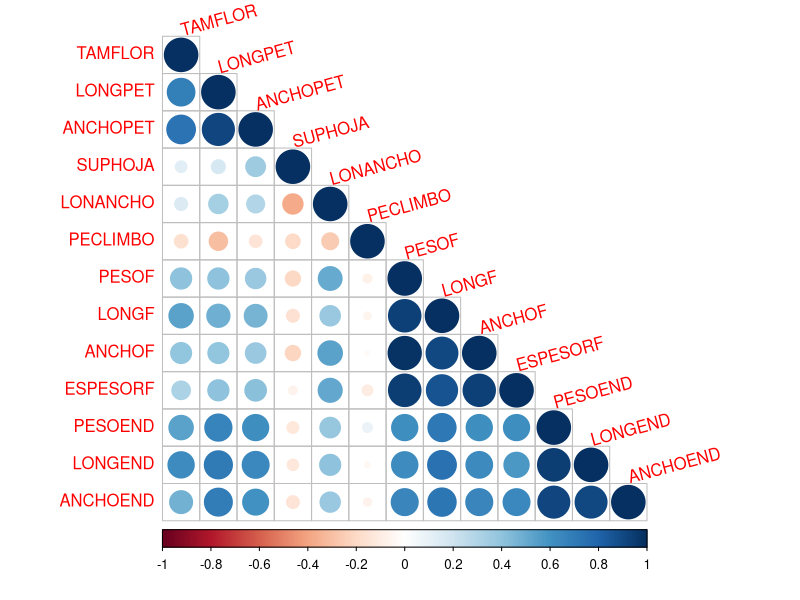
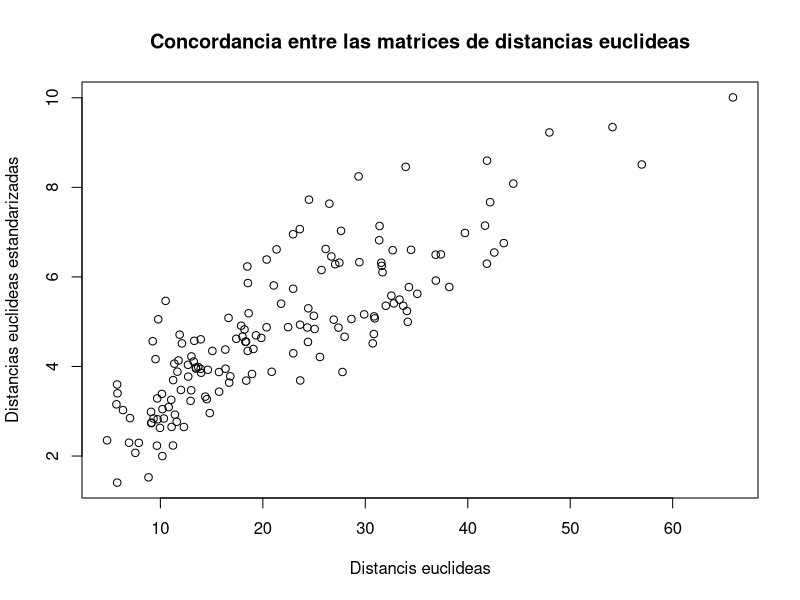
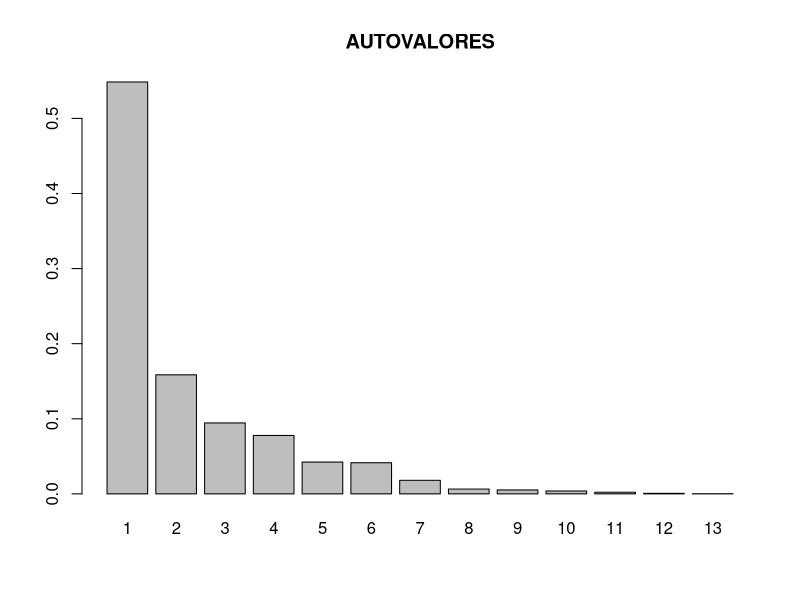
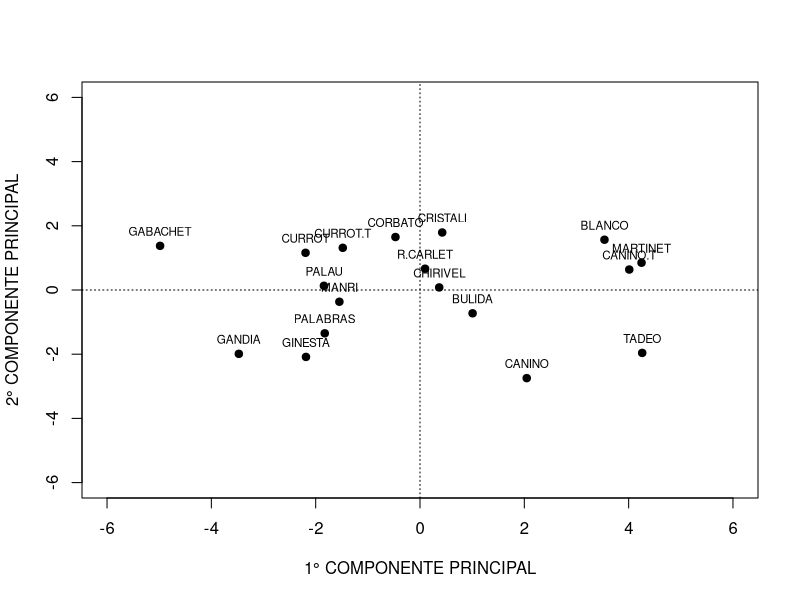
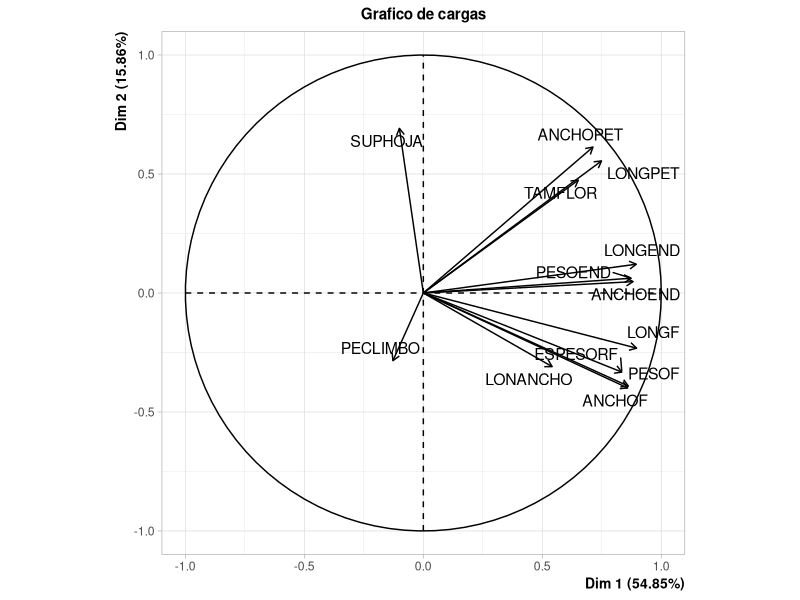
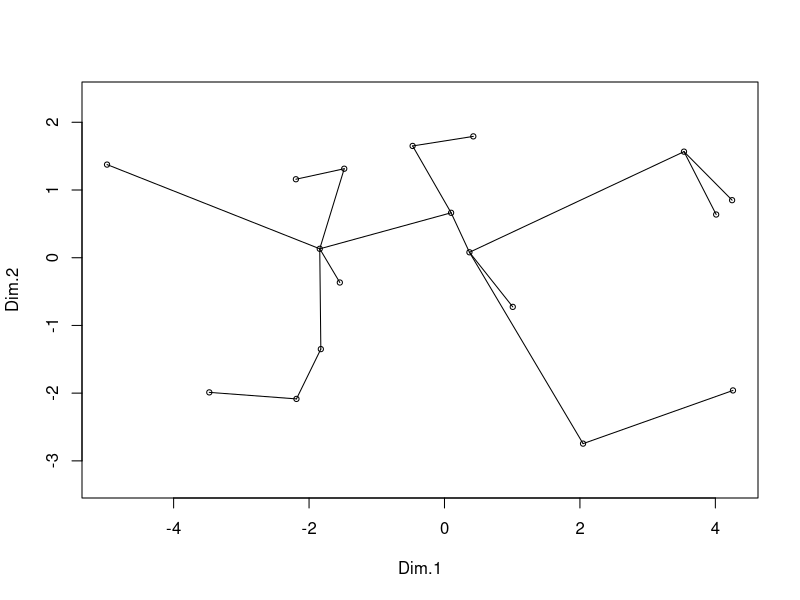
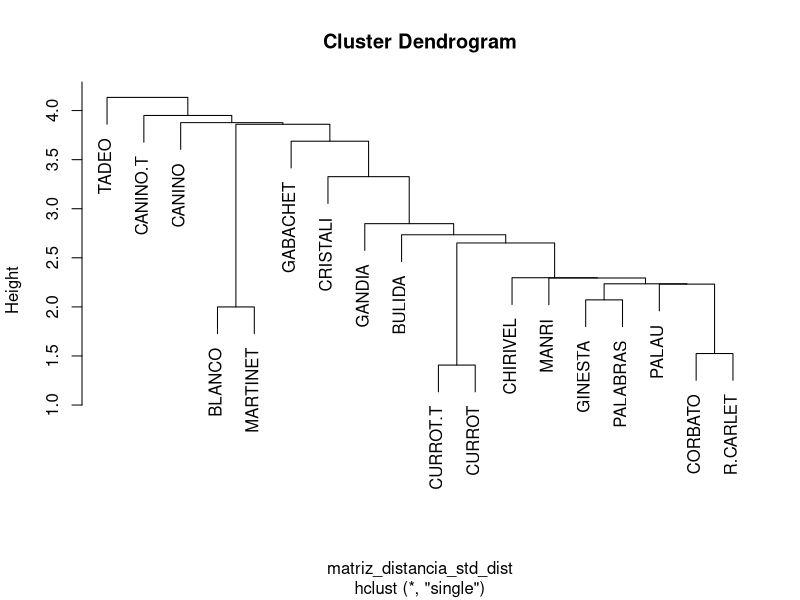
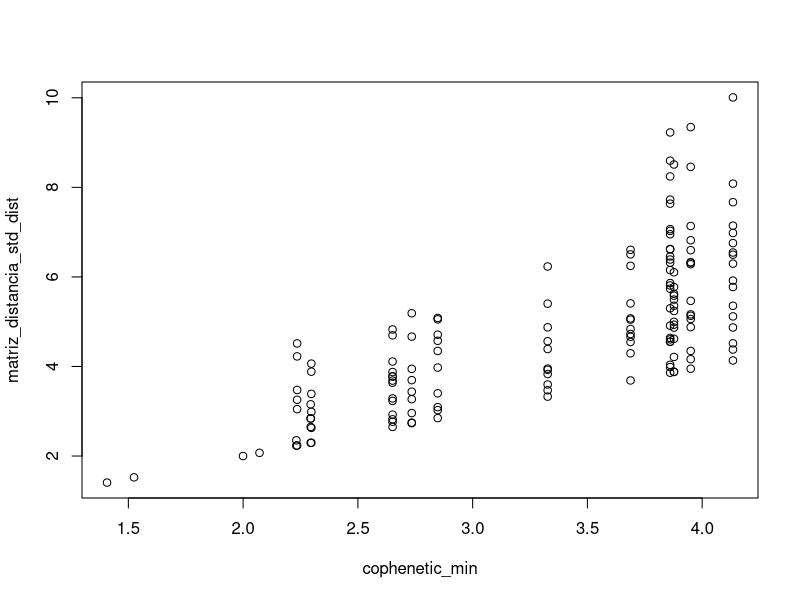

Generate these figures, in order, with R:
## ---- chunk 1
knitr::opts_chunk$set(echo = TRUE, message = FALSE, warning = FALSE)
## ---- chunk 2
library(FactoMineR)
library(kableExtra)
library(tidyverse)
## ---- chunk 3
datos <- read_csv2(here::here("data", "raw", "DAMASCO.csv"))
## ---- chunk 4
glimpse(datos)
## ---- chunk 5
datos %>% 
    select(-VAR) %>% 
    summarise_all(mean) %>% 
    round(1) %>% 
    kable() %>% 
    kable_styling(font_size = 12) %>% 
    kable_classic_2()
## ---- chunk 6
datos %>% 
    select(-VAR) %>%  
    cov() %>%  
    round(1) %>% 
    kable() %>% 
    kable_styling(font_size = 12) %>% 
    kable_classic_2() 
## ---- chunk 7
datos %>% select(-VAR) %>%
    summarise_all(function(x) sd(x) / mean(x)) %>% 
    pivot_longer(cols = everything(), names_to = "VAR", values_to = "CV") %>% 
    arrange(desc(CV)) %>% 
    mutate(CV = round(CV, 1)) %>%
    kable() %>% 
    kable_styling(font_size = 12) %>% 
    kable_classic_2()
## ---- chunk 8
# No utilizamos la primer columna
datos_std = scale(datos[-1])
## ---- chunk 9
datos_std %>%
    as_tibble() %>% 
    summarise_all(function(x) sd(x, na.rm=TRUE) /  mean(x, na.rm=TRUE)) %>% 
    round(1)
## ---- chunk 10
datos %>% 
    select(-VAR) %>%
    cor() %>% 
    round(1)  %>% 
    kable() %>% 
    kable_styling(font_size = 12)%>% 
    kable_classic_2()
## ---- chunk 11
datos%>%
    select(-VAR) %>%
    cor() %>%
    corrplot::corrplot(
      method = "circle", 
      type = "lower", 
      tl.srt = 15
    )
## ---- chunk 12
dist <- data.frame(datos[-1])
rownames(dist) <- datos$VAR

matriz_distancia <- dist %>% 
    dist(method = "euclidean", diag = TRUE, upper = TRUE) %>% 
    as.matrix()

 matriz_distancia %>% 
    round(1) %>% 
    kable() %>% 
    kable_styling(font_size = 8) %>% 
    kable_classic_2()
## ---- chunk 13
matriz_distancia_df <- data.frame(
  "var1" = rep(colnames(matriz_distancia), each = ncol(matriz_distancia)), 
  "var2" = rep(colnames(matriz_distancia), ncol(matriz_distancia)),
  "distancia" = c(matriz_distancia)
)

matriz_distancia_df %>%
    filter(
      rep(
          1:ncol(matriz_distancia),
          each = ncol(matriz_distancia)
      ) > 
      rep(
          1:ncol(matriz_distancia),
          times = ncol(matriz_distancia)
      )
  ) %>%
  arrange(distancia) %>%
  head(3) %>%
  kable(col.names = c("Variedad 1", "Variedad 2", "Distancia")) %>% 
  kable_styling(font_size = 12, full_width = FALSE) %>% 
  kable_classic_2()
## ---- chunk 14
dist_std <- data.frame(scale(datos[-1]))
rownames(dist_std) <- datos$VAR

matriz_distancia_std <- dist_std %>% 
    dist(method = "euclidean", diag = TRUE, upper = TRUE) %>% 
    as.matrix()

matriz_distancia_std %>%
    round(1) %>% 
    kable() %>% 
    kable_styling(font_size = 8) %>% 
    kable_classic_2()

## ---- chunk 15
matriz_distancia_std_df <- data.frame(
  "var1" = rep(colnames(matriz_distancia_std), each = ncol(matriz_distancia_std)), 
  "var2" = rep(colnames(matriz_distancia_std), ncol(matriz_distancia_std)),
  "distancia" = c(matriz_distancia_std)
)


matriz_distancia_std_df %>%
    filter(
      rep(
          1:ncol(matriz_distancia_std),
          each = ncol(matriz_distancia_std)
      ) > 
      rep(
          1:ncol(matriz_distancia_std),
          times = ncol(matriz_distancia_std)
      )
  ) %>%
  arrange(distancia) %>%
  head(3) %>%
  kable(col.names = c("Variedad 1", "Variedad 2", "Distancia")) %>% 
  kable_styling(font_size = 12, full_width = FALSE) %>% 
  kable_classic_2()

## ---- chunk 16
matriz_distancia_dist <- as.dist(matriz_distancia)
matriz_distancia_std_dist <- as.dist(matriz_distancia_std)
conc <- cor(matriz_distancia_dist, matriz_distancia_std_dist) %>%
      as_tibble() %>%
      round(2) %>%
      rename(CONCORDANCIA = value)
## ---- chunk 17
plot(
  matriz_distancia_dist, 
  matriz_distancia_std_dist, 
  ylab = "Distancias euclideas estandarizadas", 
  xlab = "Distancis euclideas", 
  main = "Concordancia entre las matrices de distancias euclideas"
)
## ---- chunk 18
datos_std <- data.frame(datos_std)
rownames(datos_std) <- datos$VAR

pca <- PCA(datos_std, ncp = 2, graph = FALSE)

pca$eig %>%
  data.frame() %>%
  rename(
    "Autovalores" = "eigenvalue", 
    "% Varianza" = "percentage.of.variance", 
    "% Varianza acumulada" = "cumulative.percentage.of.variance" 
  ) %>%
  kable() %>%
  kable_styling(full_width = FALSE) %>%
  kable_classic_2()
## ---- chunk 19
# Agregar linea que acumula.
prop_table = prop.table(pca$eig[, 1])
barplot(prop_table, main = "AUTOVALORES", names.arg = 1:nrow(pca$eig))
#lines(c(1, 13), c(0, 0.5))
## ---- chunk 20
pca$var$coord %>%
  kable() %>%
  kable_styling(full_width = FALSE) %>%
  kable_classic_2()
## ---- chunk 21
pc1 <- pca$ind$coord[, 1]
pc2 <- pca$ind$coord[, 2]
etiquetas <- rownames(pca$ind$coord)
plot(
  pc1,
  pc2, 
  ylab = "2° COMPONENTE PRINCIPAL", 
  xlab = "1° COMPONENTE PRINCIPAL", 
  xlim = c(-6, 6), 
  ylim = c(-6, 6),
  pch = 19
)
abline(h = 0, lty = 3)
abline(v = 0, lty = 3)
text(pc1, pc2, etiquetas, pos = 3, cex = 0.7)
## ---- chunk 22
plot(pca, choix = "var", title = "Grafico de cargas")
## ---- chunk 23
library(vegan)
## ---- chunk 24
mst <- spantree(matriz_distancia_std_dist)
plot(mst, pca$ind$coord)
# faltan las cp!
## ---- chunk 25
x <- as.matrix(datos_std)
cor <- cor(x)
autovalores_ <- eigen(cor)

round(autovalores_$values, 1) %>%
  kable(col.names = "AUTOVALORES") %>%
  kable_styling(full_width = FALSE) %>%
  kable_classic_2() 
## ---- chunk 26
round(autovalores_$vectors[, 1:2], 1) %>%
  kable(col.names = c("AUTOVECTOR 1", "AUTOVECTOR 2")) %>%
  kable_styling(full_width = FALSE) %>%
  kable_classic_2()
## ---- chunk 27
etiquetas <- rownames(pca$var$coord)
p <- as.matrix(autovalores_$vectors)
y <- x %*% p
colnames(y) <- etiquetas
rownames(y) <- datos$VAR

round(y, 1) %>%
  kable() %>%
  kable_classic_2()
## ---- chunk 28
dvs <- svd(x)

round(dvs$d, 1) %>%
  kable(col.names = "d")%>%
  kable_classic_2()
## ---- chunk 29
colnames(dvs$u) <- etiquetas

dvs$u %>%
  round(1) %>%
  kable() %>%
  kable_classic_2()
## ---- chunk 30
colnames(dvs$v) <- etiquetas

dvs$v %>%
  round(1) %>%
  kable() %>%
  kable_styling(full_width = FALSE) %>%
  kable_classic_2()
## ---- chunk 31
u <- dvs$u
v <- dvs$v
d <- diag(dvs$d, 13, 13)
ydvs <- u %*% d
colnames(ydvs) <- etiquetas
rownames(ydvs) <- datos$VAR

round(ydvs, 1) %>%
  kable() %>%
  kable_classic_2()
## ---- chunk 32
cluster_min <- hclust(matriz_distancia_std_dist, method = "single")
plot(cluster_min)
## ---- chunk 33
cophenetic_min = cophenetic(cluster_min)
plot(cophenetic_min, matriz_distancia_std_dist)
## ---- chunk 34
cor(cophenetic_min, matriz_distancia_std_dist)
## ---- chunk 35
cutree(cluster_min, k=6)
## ---- chunk 36
library(ape)
# usar funcion 'nj'
